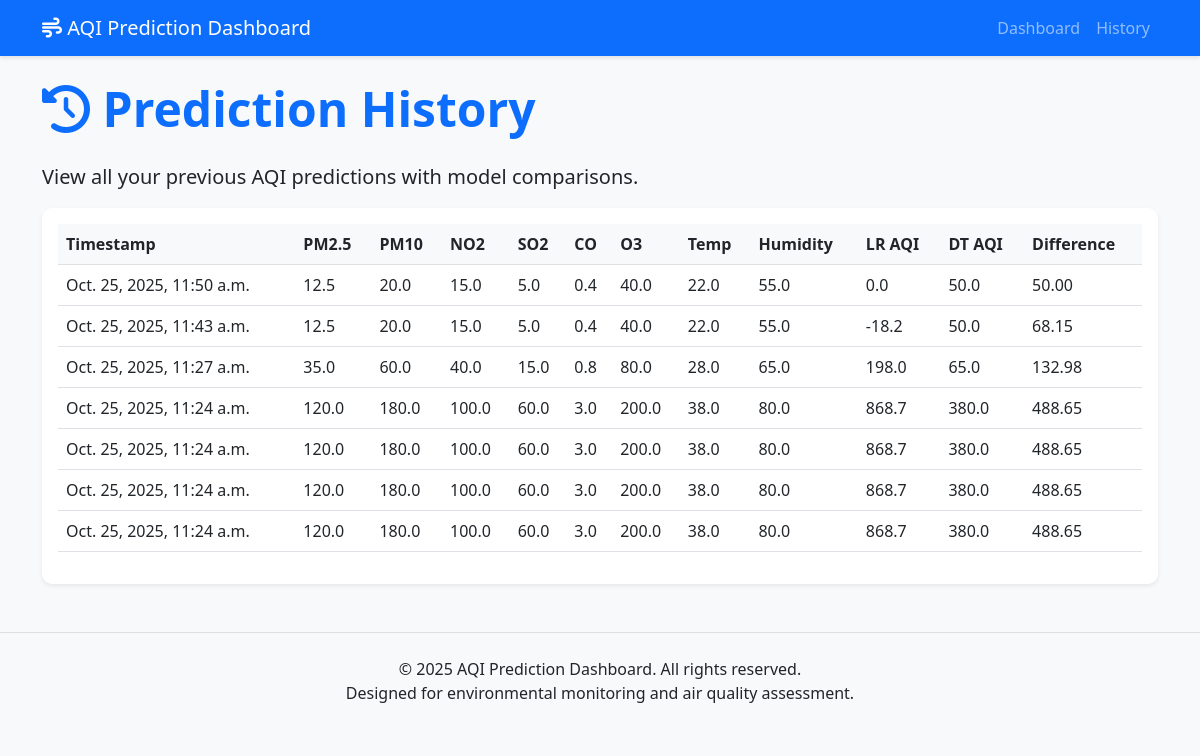
The page /history/ on the database its author committed.
### dashboard/models.py (models this page shows, shortened)
class PredictionHistory(models.Model):
    timestamp = models.DateTimeField(auto_now_add=True)
    pm25 = models.FloatField()
    pm10 = models.FloatField()
    no2 = models.FloatField()
    so2 = models.FloatField()
    co = models.FloatField()
    o3 = models.FloatField()
    temperature = models.FloatField()
    humidity = models.FloatField()
    lr_prediction = models.FloatField()
    dt_prediction = models.FloatField()
    class Meta:
        ordering = ['-timestamp']

### dashboard/views.py (the view)
# urls.py: path('history/', views.history_view, name='history'),
def history_view(request):
    predictions = PredictionHistory.objects.all()
    paginator = Paginator(predictions, 20)
    page_number = request.GET.get('page')
    page_obj = paginator.get_page(page_number)
    for prediction in page_obj:
        prediction.difference = abs(prediction.lr_prediction - prediction.dt_prediction)
    context = {
        'page_obj': page_obj
    }
    return render(request, 'dashboard/history.html', context)

### dashboard/templates/dashboard/history.html (shortened to what this page needs)
{% extends 'dashboard/base.html' %}
{% block content %}
<div class="row">
    <div class="col-12">
        <h1 class="display-5 fw-bold text-primary mb-4">
            <i class="fas fa-history"></i> Prediction History
        </h1>
        <p class="lead">View all your previous AQI predictions with model comparisons.</p>
    </div>
</div>
<div class="row">
    <div class="col-12">
        <div class="card shadow-sm">
            <div class="card-body">
                <div class="table-responsive">
                    <table class="table table-hover">
                        <thead class="table-light">
                            <tr>
                                <th>Timestamp</th>
                                <th>PM2.5</th>
                                <th>PM10</th>
                                <th>NO2</th>
                                <th>SO2</th>
                                <th>CO</th>
                                <th>O3</th>
                                <th>Temp</th>
                                <th>Humidity</th>
                                <th>LR AQI</th>
                                <th>DT AQI</th>
                                <th>Difference</th>
                            </tr>
                        </thead>
                        <tbody>
                            {% for prediction in page_obj %}
                            <tr>
                                <td>{{ prediction.timestamp }}</td>
                                <td>{{ prediction.pm25 }}</td>
                                <td>{{ prediction.pm10 }}</td>
                                <td>{{ prediction.no2 }}</td>
                                <td>{{ prediction.so2 }}</td>
                                <td>{{ prediction.co }}</td>
                                <td>{{ prediction.o3 }}</td>
                                <td>{{ prediction.temperature }}</td>
                                <td>{{ prediction.humidity }}</td>
                                <td>{{ prediction.lr_prediction|floatformat:1 }}</td>
                                <td>{{ prediction.dt_prediction|floatformat:1 }}</td>
                                <td>{{ prediction.difference|floatformat:2 }}</td>
                            </tr>
                            {% empty %}
                            <tr>
                                <td colspan="12" class="text-center">No predictions found.</td>
                            </tr>
                            {% endfor %}
                        </tbody>
                    </table>
                </div>
            </div>
        </div>
    </div>
</div>
{% endblock %}

### dashboard/static/css/style.css (style rules this page uses)
:root { --primary-color: #0d6efd; --secondary-color: #6c757d; --success-color: #198754; --danger-color: #dc3545; --warning-color: #ffc107; --info-color: #0dcaf0; --light-color: #f8f9fa; --dark-color: #212529; --orange-color: #fd7e14; --purple-color: #6f42c1; }
body { background-color: #f8f9fa; font-family: 'Segoe UI', Tahoma, Geneva, Verdana, sans-serif; }
.card { border: none; border-radius: 10px; transition: transform 0.2s, box-shadow 0.2s; }
.table th { font-weight: 600; color: var(--dark-color); }

### rows shown on the page
PredictionHistory: timestamp "Oct. 25, 2025, 11:50 a.m.", pm25 "12.5", pm10 "20.0", no2 "15.0", so2 "5.0", co "0.4", o3 "40.0", temperature "22.0", humidity "55.0", lr_prediction "0.0", dt_prediction "50.0", difference "50.00"
PredictionHistory: timestamp "Oct. 25, 2025, 11:43 a.m.", pm25 "12.5", pm10 "20.0", no2 "15.0", so2 "5.0", co "0.4", o3 "40.0", temperature "22.0", humidity "55.0", lr_prediction "-18.2", dt_prediction "50.0", difference "68.15"
PredictionHistory: timestamp "Oct. 25, 2025, 11:27 a.m.", pm25 "35.0", pm10 "60.0", no2 "40.0", so2 "15.0", co "0.8", o3 "80.0", temperature "28.0", humidity "65.0", lr_prediction "198.0", dt_prediction "65.0", difference "132.98"
PredictionHistory: timestamp "Oct. 25, 2025, 11:24 a.m.", pm25 "120.0", pm10 "180.0", no2 "100.0", so2 "60.0", co "3.0", o3 "200.0", temperature "38.0", humidity "80.0", lr_prediction "868.7", dt_prediction "380.0", difference "488.65"
PredictionHistory: timestamp "Oct. 25, 2025, 11:24 a.m.", pm25 "120.0", pm10 "180.0", no2 "100.0", so2 "60.0", co "3.0", o3 "200.0", temperature "38.0", humidity "80.0", lr_prediction "868.7", dt_prediction "380.0", difference "488.65"
PredictionHistory: timestamp "Oct. 25, 2025, 11:24 a.m.", pm25 "120.0", pm10 "180.0", no2 "100.0", so2 "60.0", co "3.0", o3 "200.0", temperature "38.0", humidity "80.0", lr_prediction "868.7", dt_prediction "380.0", difference "488.65"
PredictionHistory: timestamp "Oct. 25, 2025, 11:24 a.m.", pm25 "120.0", pm10 "180.0", no2 "100.0", so2 "60.0", co "3.0", o3 "200.0", temperature "38.0", humidity "80.0", lr_prediction "868.7", dt_prediction "380.0", difference "488.65"
